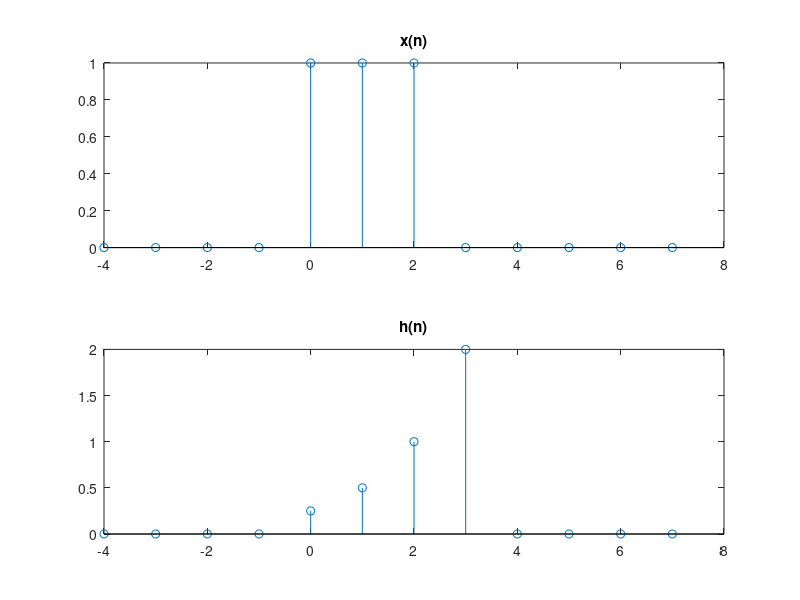

Source code (MATLAB): (Note: this script raises an error after producing the figure.)
%*************************************************************************
%
%	Nombre: ejemplo.m
%
%	Objetivo: ejecuta el programa convolucion.m para un ejemplo
%
%	Version: 15 de marzo de 2020
%
%*************************************************************************
clear all
close all

%	Definicion de las senales a convolucionar


Lx=3;				%Longitud de x(n)
nx=0:Lx-1;
%equis=sin(pi*nx/12 + pi/4);	%x(n)
equis=ones(1,Lx);

Lh=4;                         %Longitud de h(n)
nh=0:Lh-1;		 	
%hache=[5 4 3 2 1];		%h(n)
hache=2.^nh.*ones(1,Lh)/Lh;

%	Dibujo de x(n) y h(n). Se anaden Lh ceros antes y despues 
%	para visualizar mejor las senales

ndib=-Lh:Lx+Lh;
figure(1)
subplot(211)
equisdib=[zeros(1,Lh) equis zeros(1,Lh+1)];
stem(ndib,equisdib);
title('x(n)');


subplot(212)
hachedib=[zeros(1,Lh) hache zeros(1,Lx+1)];
stem(ndib,hachedib);
title('h(n)');


disp('Pulse una tecla...')
pause;
close        

convolucion(equis,hache)
